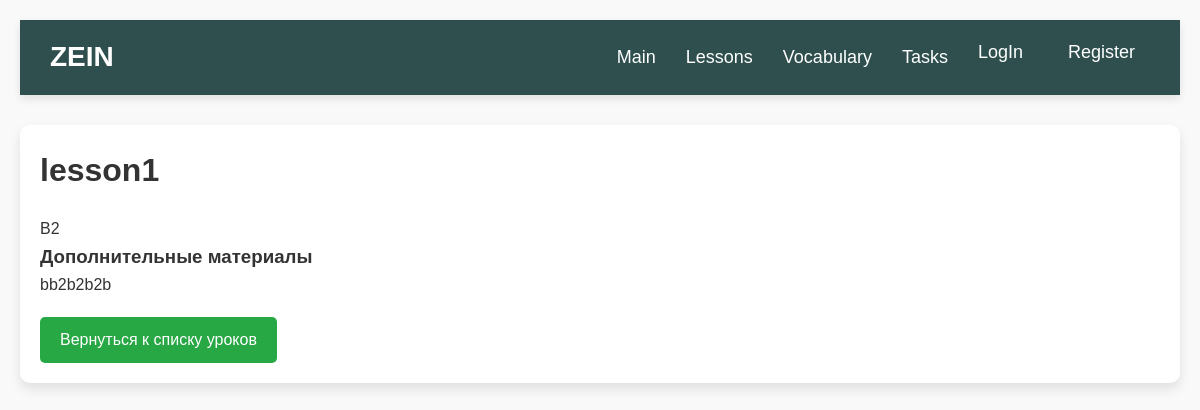
Page /lessons/2/ on the committed database.
### main/models.py (models this page shows, shortened)
class Lesson(models.Model):
    title = models.CharField(max_length=200, verbose_name="Название урока")
    description = models.TextField(verbose_name="Краткое содержание")
    video = models.FileField(upload_to='videos/', blank=True, null=True, verbose_name="Видео")
    audio = models.FileField(upload_to='audios/', blank=True, null=True, verbose_name="Аудио")
    image = models.ImageField(upload_to='images/', blank=True, null=True, verbose_name="Изображение")
    test_link = models.URLField(blank=True, null=True, verbose_name="Ссылка на тест")
    additional_links = models.TextField(blank=True, null=True, verbose_name="Дополнительные материалы (ссылки)")
    level = models.ForeignKey(Level, on_delete=models.CASCADE, related_name="lessons", verbose_name="Уровень")

### main/views.py (the view)
# urls.py: path('lessons/<int:lesson_id>/', views.lesson_detail, name='lesson_detail'),
def lesson_detail(request, lesson_id):
    lesson = get_object_or_404(Lesson, pk=lesson_id)
    return render(request, 'main/lesson_detail.html', {'lesson': lesson})

### templates/main/lesson_detail.html (shortened to what this page needs)
{% extends "base.html" %}
{% block content %}
    <h1>{{ lesson.title }}</h1>
    <p>{{ lesson.description }}</p>
    {% if lesson.additional_links %}
        <h3>Дополнительные материалы</h3>
        <p>{{ lesson.additional_links }}</p>
    {% endif %}
    <a href="{% url 'level_list' %}" class="btn btn-back">Вернуться к списку уроков</a>
{% endblock %}

### static/style.css (style rules this page uses)
* { margin: 0; padding: 0; box-sizing: border-box; }
body { font-family: Arial, sans-serif; background-color: #f4f4f4; color: #333; line-height: 1.6; }
h1 { font-size: 32px; color: #333; margin-bottom: 20px; }
body { font-family: Arial, sans-serif; background-color: #f9f9f9; margin: 0; padding: 20px; }
h1, h2 { color: #333; }
.btn { padding: 10px 20px; background-color: #004080; color: white; text-decoration: none; border-radius: 5px; }
.btn { display: inline-block; padding: 10px 20px; font-size: 16px; color: white; text-decoration: none; border-radius: 5px; transition: background-color 0.3s ease, transform 0.3s ease; text-align: center; }
.btn.btn-back { background-color: #28a745; margin-top: 20px; }

### rows in the picture
Lesson: title "lesson1", description "B2", additional_links "bb2b2b2b"
